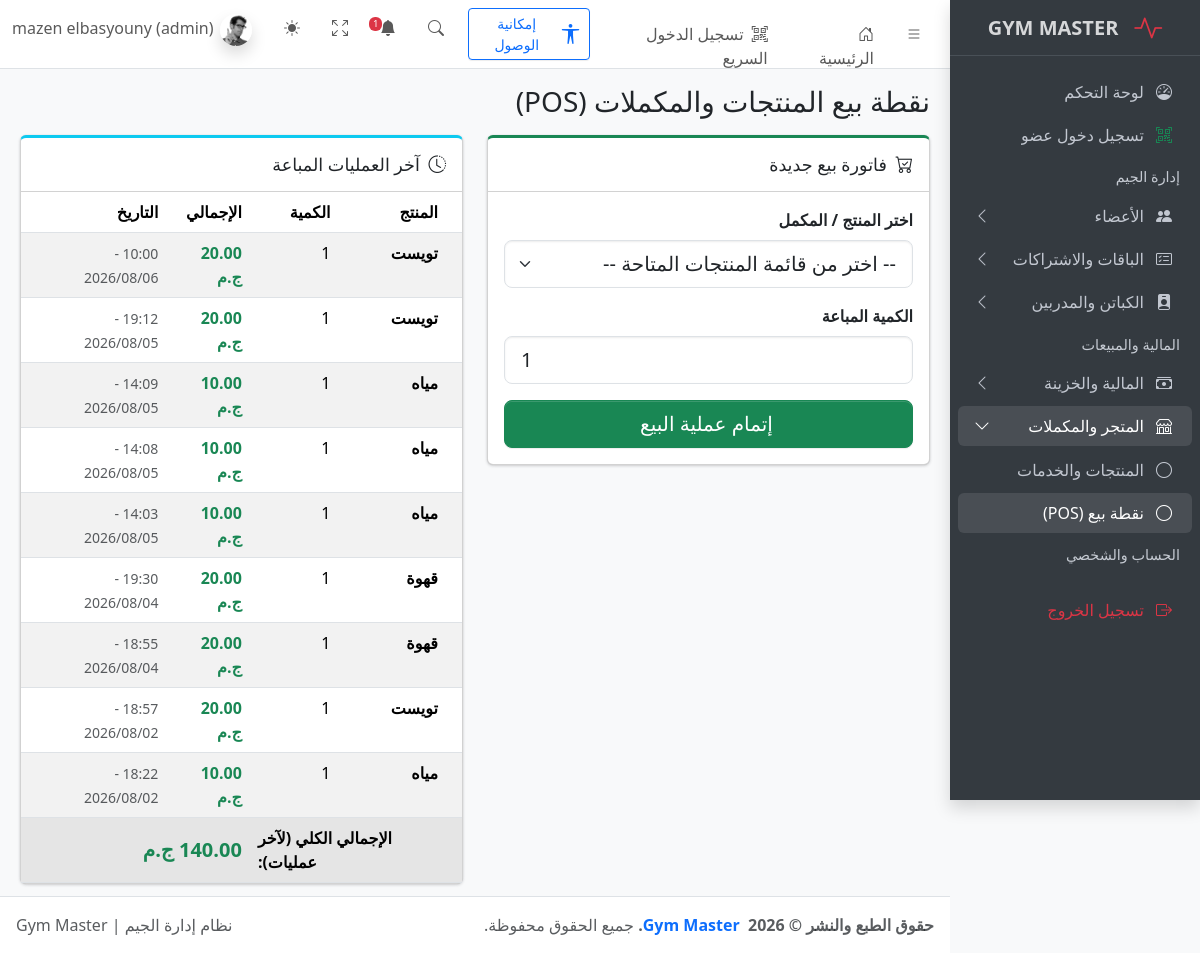
The app's page /pos.php (signed in) with its own data.
### tables this page shows
CREATE TABLE `sales` (
  `id` int(11) NOT NULL,
  `product_id` int(11) NOT NULL,
  `quantity` int(11) NOT NULL DEFAULT 1,
  `total_price` decimal(10,2) NOT NULL,
  `created_at` timestamp NOT NULL DEFAULT current_timestamp()
);

CREATE TABLE `products` (
  `id` int(11) NOT NULL,
  `name` varchar(255) NOT NULL,
  `category` varchar(100) DEFAULT 'مكملات',
  `price` decimal(10,2) NOT NULL DEFAULT 0.00,
  `quantity` int(11) NOT NULL DEFAULT 0,
  `created_at` timestamp NOT NULL DEFAULT current_timestamp()
);

### pos.php (the view, shortened to what this page needs)
<?php
require_once __DIR__ . '/includes/header.php';
require_once __DIR__ . '/includes/sidebar.php';
try {
    $recentSales = $pdo->query("SELECT s.*, p.name as product_name FROM sales s JOIN products p ON s.product_id = p.id ORDER BY s.id DESC LIMIT 10")->fetchAll();
} catch (Exception $e) {
    $products = [];
    $recentSales = [];
}
?>
<main class="app-main">
    <div class="app-content-header">
        <div class="container-fluid">
            <h3 class="mb-0">نقطة بيع المنتجات والمكملات (POS)</h3>
        </div>
    </div>
    <div class="app-content">
        <div class="container-fluid">
            <div class="row">
                <div class="col-md-6">
                    <div class="card card-outline card-success">
                        <div class="card-header">
                            <h3 class="card-title"><i class="bi bi-cart-check me-1"></i> فاتورة بيع جديدة</h3>
                        </div>
                        <div class="card-body">
                            <form method="POST" action="">
                                <div class="mb-3">
                                    <label class="form-label fw-bold">اختر المنتج / المكمل</label>
                                    <select name="product_id" class="form-select form-select-lg" required>
                                        <option value="">-- اختر من قائمة المنتجات المتاحة --</option>
                                    </select>
                                </div>
                                <div class="mb-3">
                                    <label class="form-label fw-bold">الكمية المباعة</label>
                                    <input type="number" name="quantity" class="form-control form-control-lg" value="1" min="1" required>
                                </div>
                                <button type="submit" name="process_sale" class="btn btn-success btn-lg w-100">
                                    <i class="bi bi-cash-register me-1"></i> إتمام عملية البيع
                                </button>
                            </form>
                        </div>
                    </div>
                </div>
                <div class="col-md-6">
                    <div class="card card-outline card-info">
                        <div class="card-header">
                            <h3 class="card-title"><i class="bi bi-clock-history me-1"></i> آخر العمليات المباعة</h3>
                        </div>
                        <div class="card-body p-0">
                            <table class="table table-striped m-0">
                                <thead>
                                    <tr>
                                        <th>المنتج</th>
                                        <th>الكمية</th>
                                        <th>الإجمالي</th>
                                        <th>التاريخ</th>
                                    </tr>
                                </thead>
                                <tbody>
                                    <?php
                                    $grand_total = 0;
                                    if (!empty($recentSales)):
                                    ?>
                                        <?php foreach ($recentSales as $sale):
                                            $grand_total += $sale['total_price'];
                                        ?>
                                            <tr>
                                                <td class="fw-bold"><?= htmlspecialchars($sale['product_name']) ?></td>
                                                <td><?= $sale['quantity'] ?></td>
                                                <td class="text-success fw-bold"><?= number_format($sale['total_price'], 2) ?> ج.م</td>
                                                <td><small class="text-muted"><?= date('H:i - Y/m/d', strtotime($sale['created_at'])) ?></small></td>
                                            </tr>
                                        <?php endforeach; ?>
                                    <?php else: ?>
                                        <tr>
                                            <td colspan="4" class="text-center py-3 text-muted">لا توجد مبيعات حالياً.</td>
                                        </tr>
                                    <?php endif; ?>
                                </tbody>
                                <?php if (!empty($recentSales)): ?>
                                    <tfoot>
                                        <tr class="table-active">
                                            <th colspan="2" class="text-end">الإجمالي الكلي (لآخر عمليات):</th>
                                            <th colspan="2" class="text-success fw-bold fs-5"><?= number_format($grand_total, 2) ?> ج.م</th>
                                        </tr>
                                    </tfoot>
                                <?php endif; ?>
                            </table>
                        </div>
                    </div>
                </div>
            </div>
        </div>
    </div>
</main>
<?php require_once __DIR__ . '/includes/footer.php'; ?>

### records on screen
sales: product.name "تويست", quantity "1", total_price "20.00", created_at "10:00 - 2026/08/06"
sales: product.name "تويست", quantity "1", total_price "20.00", created_at "19:12 - 2026/08/05"
sales: product.name "مياه", quantity "1", total_price "10.00", created_at "14:09 - 2026/08/05"
sales: product.name "مياه", quantity "1", total_price "10.00", created_at "14:08 - 2026/08/05"
sales: product.name "مياه", quantity "1", total_price "10.00", created_at "14:03 - 2026/08/05"
sales: product.name "قهوة", quantity "1", total_price "20.00", created_at "19:30 - 2026/08/04"
sales: product.name "قهوة", quantity "1", total_price "20.00", created_at "18:55 - 2026/08/04"
sales: product.name "تويست", quantity "1", total_price "20.00", created_at "18:57 - 2026/08/02"
sales: product.name "مياه", quantity "1", total_price "10.00", created_at "18:22 - 2026/08/02"

### other values on screen
$totalNotifications "1"
$displayName "mazen elbasyouny"
$displayRole "admin"
$grand_total "140.00"
